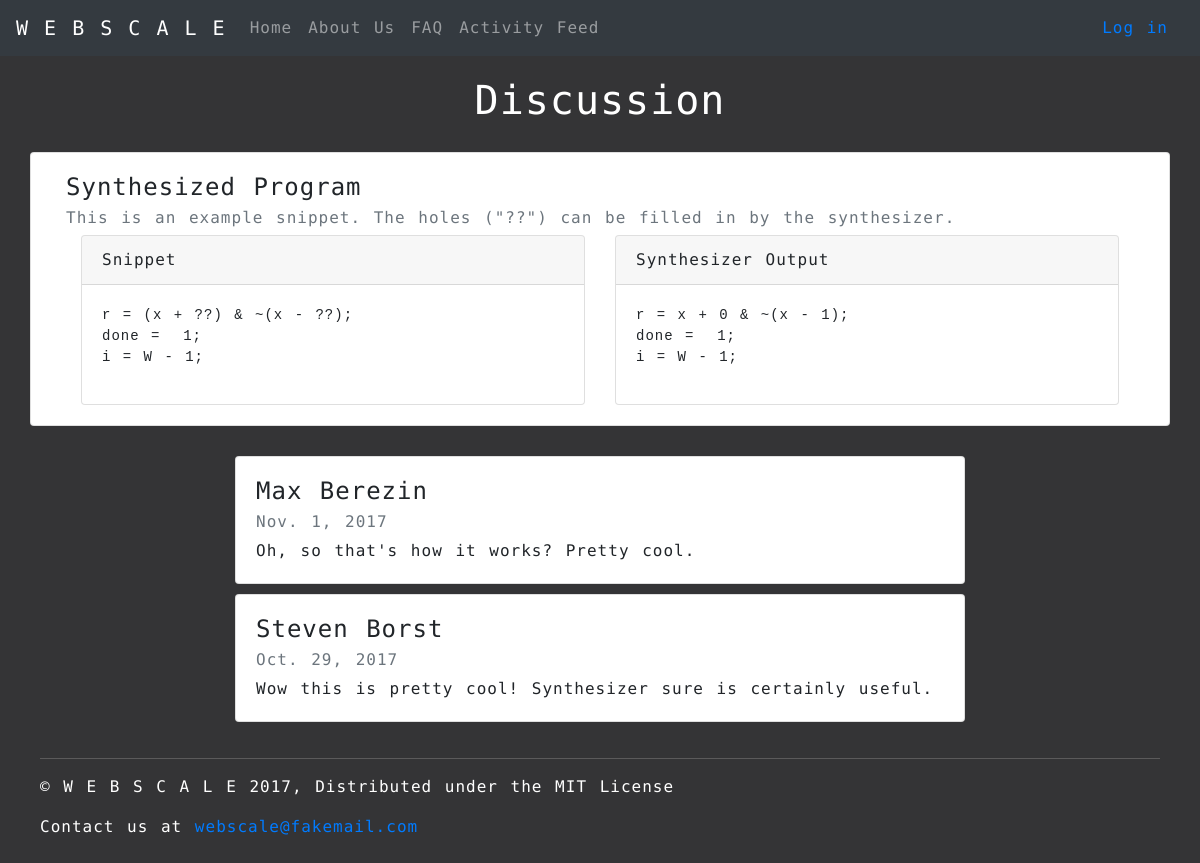
/discussion/ec59bdefc8ad49f5b782e158f72f78a3, run on an earlier commit of the app's database.
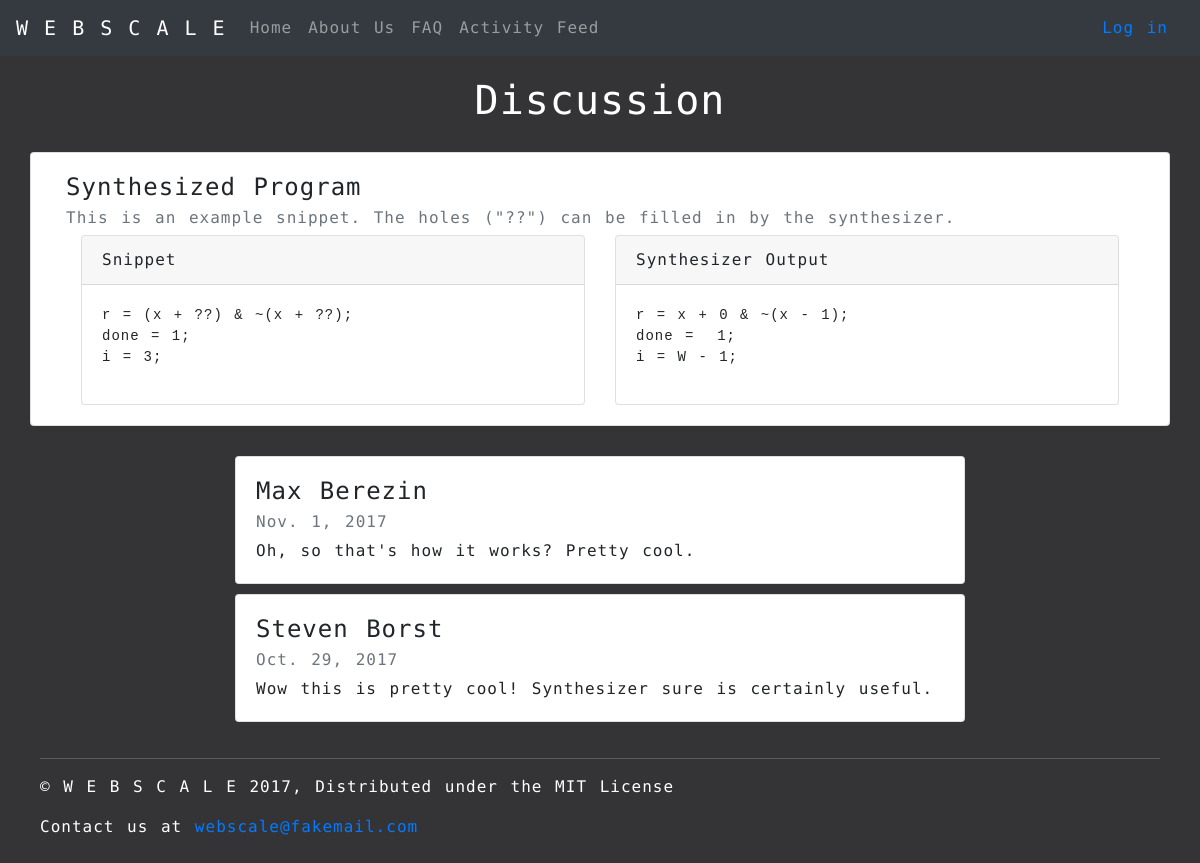
And on a later commit of the database.
### synthesizer/models.py (models this page shows, shortened)
class Snippit(models.Model):
    id = models.UUIDField(primary_key=True, default=uuid.uuid4, help_text="Unique ID for this Snippit")
    user_id = models.ForeignKey(User, on_delete=models.SET_NULL, null=True)
    name = models.CharField('Name', max_length=200, help_text="Enter name")
    description = models.TextField(max_length=1000, help_text="Enter the snippit description")
    program_text = models.TextField(max_length=99999, help_text="Enter the program holes")
    program_spec = models.TextField(max_length=99999, help_text="Enter the program spec")
    """
    The synthesizer result needs to be a different kind of model field that will be generated, not entered
    """
    synthesizer_result = models.TextField(max_length=99999, help_text="Enter the synthesizer result")
    is_public = models.BooleanField(default=True, help_text="Toggle for user's public visibility")

### synthesizer/views.py (the view, shortened to what this page needs)
# urls.py: url(r'^discussion/(\w*)$', views.discussion, name='discussion'),
def discussion(request, snippetID):
    snippet = Snippit.objects.get(pk=snippetID)
    page_context = {'page_title': 'Discussion'}
    snippet_comments = list(
        map(lambda comment: (comment.user_id.get_full_name(),
                             comment.text, comment.date_posted),
                            Comment.objects.filter(snippit_id=snippetID))
        )
    print(list(snippet_comments))
    page_context['snippet_id'] = snippet.id.hex
    page_context['snippet_name'] = snippet.name
    page_context['snippet_user_id'] = snippet.user_id
    page_context['snippet_description'] = snippet.description
    page_context['snippet_text'] = snippet.program_text
    page_context['snippet_result'] = snippet.synthesizer_result
    page_context['snippet_comments'] = snippet_comments
    return render(
        request,
        'synthesizer/discussion.html',
        page_context,
    )

### synthesizer/templates/synthesizer/discussion.html (shortened to what this page needs)
{% extends "base_page.html" %}
{% block css %}
{% load static %}
<link rel="stylesheet" type="text/css" href="{% static 'css/webscale-discussion.css' %}">
{% endblock %}
{% block content %}
<div>
    <h1 class="page-title">Discussion</h1>
    <div id="main" class="container">
        <div class="row">
            <div class="card col-12">
                <div class="card-body">
                    <h4 class="card-title">{{ snippet_name }}</h4>
                    <h6 class="card-subtitle mb-2 text-muted">{{ snippet_description }}</h6>
                    <div class="container-fluid">
                        <div class="row">
                            <div class="col-6">
                                <div class="card">
                                    <div class="card-header">Snippet</div>
                                    <div class="card-body">
                                        <pre>{{ snippet_text }}</pre>
                                    </div>
                                </div>
                            </div>
                            <div class="col-6">
                                <div class="card">
                                    <div class="card-header">Synthesizer Output</div>
                                    <div class="card-body">
                                        <pre>{{ snippet_result }}</pre>
                                    </div>
                                </div>
                            </div>
                        </div>
                    </div>
                </div>
            </div>
        </div>
        <div class="row comments">
            <div class="comments col-2">
            </div>
            <div class="comments col-8">
                {% for comment in snippet_comments %}
                <div class="card comment">
                    <div class="card-body">
                        <h4 class="card-title">{{ comment.0 }}</h4>
                        <h6 class="card-subtitle mb-2 text-muted">{{ comment.2 }}</h6>
                        <p class="card-text">{{ comment.1 }}</p>
                    </div>
                </div>
                {% endfor %}
            </div>
        </div>
    </div>
    <footer class="footer">
        <hr class="footer-hr">
        <p>&copy; W E B S C A L E 2017, Distributed under the MIT License</p>
        <p>Contact us at <a href="mailto:webscale@fakemail.com">webscale@fakemail.com</a></p>
    </footer>
</div>
{% endblock %}

What changed in the data, as far as the page shows it:
changed Snippit "Synthesized Program": program_text "r = (x + ??) & ~(x - ??); done = 1; i = W - 1;" → "r = (x + ??) & ~(x + ??); done = 1; i = 3;"
